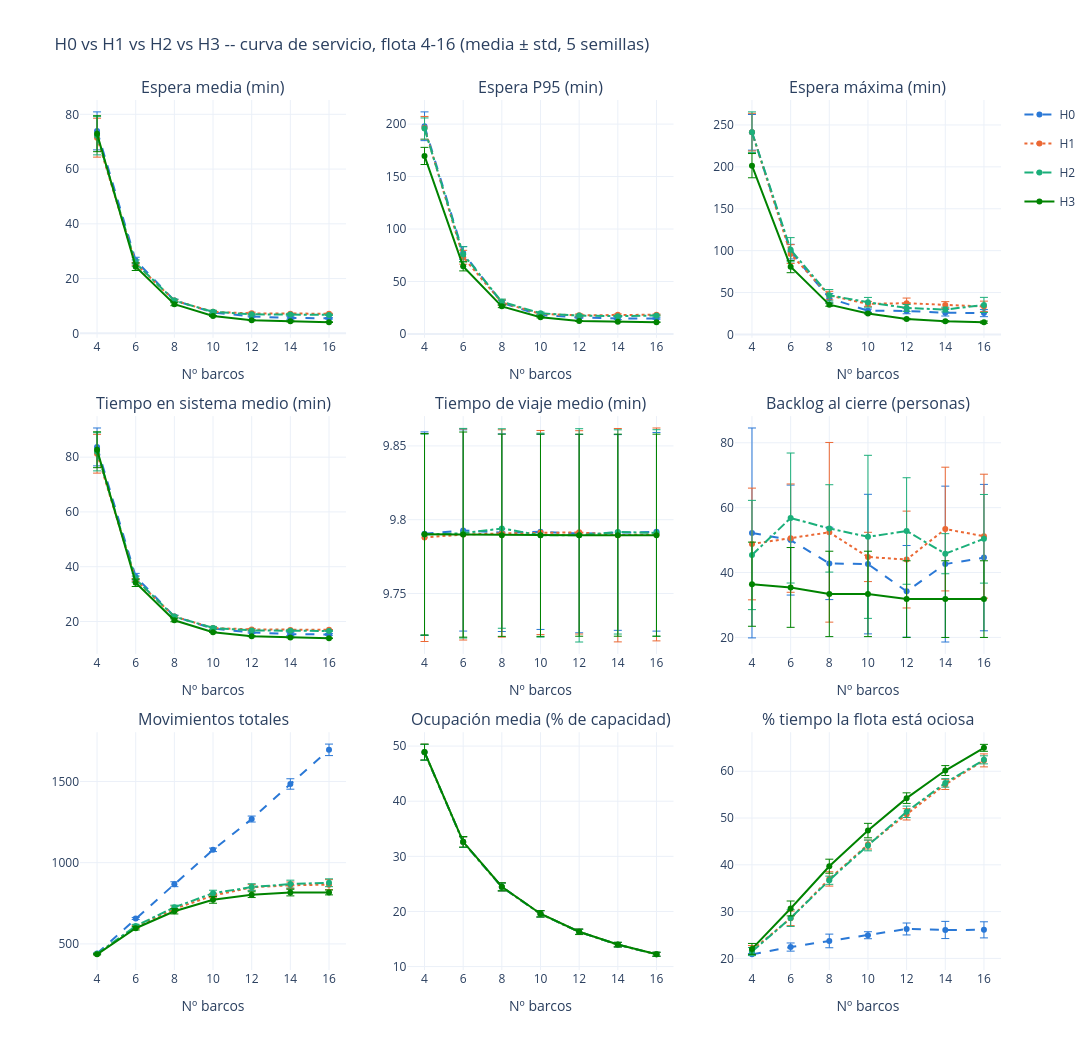

Source (notebook cell):
### Markdown cell above
## Curva de servicio -- 9 métricas, interactiva

### Code cell
from plotly.subplots import make_subplots
import plotly.graph_objects as go

politicas_orden = ["H0", "H1", "H2", "H3"]
COLOR = {"H0": "#2a78d6", "H1": "#eb6834", "H2": "#1baf7a", "H3": "#008300"}
DASH = {"H0": "dash", "H1": "dot", "H2": "dashdot", "H3": "solid"}

paneles = [
    ("espera_media_min", "Espera media (min)"),
    ("espera_p95_min", "Espera P95 (min)"),
    ("espera_max_min", "Espera máxima (min)"),
    ("sistema_medio_min", "Tiempo en sistema medio (min)"),
    ("viaje_medio_min", "Tiempo de viaje medio (min)"),
    ("backlog_final_total", "Backlog al cierre (personas)"),
    ("movimientos_totales", "Movimientos totales"),
    ("ocupacion_pct_capacidad", "Ocupación media (% de capacidad)"),
    ("pct_esperando_flota", "% tiempo la flota está ociosa"),
]

fig = make_subplots(rows=3, cols=3, subplot_titles=[p[1] for p in paneles], vertical_spacing=0.09)
for idx, (col, titulo) in enumerate(paneles):
    row, coln = idx // 3 + 1, idx % 3 + 1
    for pol in politicas_orden:
        sub = resumen[resumen["politica"] == pol].sort_values("num_barcos")
        fig.add_trace(go.Scatter(
            x=sub["num_barcos"], y=sub[f"{col}_mean"],
            error_y=dict(type="data", array=sub[f"{col}_std"], visible=True, thickness=1),
            mode="lines+markers", name=pol, line=dict(color=COLOR[pol], dash=DASH[pol]),
            legendgroup=pol, showlegend=(idx == 0),
            hovertemplate=f"{pol}<br>%{{x}} barcos<br>{titulo}: %{{y:.2f}}<extra></extra>",
        ), row=row, col=coln)
    fig.update_xaxes(title_text="Nº barcos", row=row, col=coln, tickmode="array", tickvals=FLOTAS)

fig.update_layout(height=1050, width=1150, template="plotly_white",
                   title="H0 vs H1 vs H2 vs H3 -- curva de servicio, flota 4-16 (media ± std, 5 semillas)")
fig.show()

### Figure 1 — Plotly figure (JSON) as saved in the notebook; plotly's stock layout.template omitted (floating-point values rounded to 4 significant figures)
{"data": [{"error_y": {"array": [6.935, 1.215, 0.4884, 0.41, 0.1715, 0.472, 0.2491], "thickness": 1, "type": "data", "visible": true}, "hovertemplate": "H0<br>%{x} barcos<br>Espera media (min): %{y:.2f}<extra></extra>", "legendgroup": "H0", "line": {"color": "#2a78d6", "dash": "dash"}, "mode": "lines+markers", "name": "H0", "showlegend": true, "type": "scatter", "x": [4, 6, 8, 10, 12, 14, 16], "xaxis": "x", "y": [73.95, 26.57, 12.03, 7.615, 6.178, 5.613, 5.476], "yaxis": "y"}, {"error_y": {"array": [7.108, 0.5317, 0.3648, 0.4078, 0.4218, 0.1815, 0.1582], "thickness": 1, "type": "data", "visible": true}, "hovertemplate": "H1<br>%{x} barcos<br>Espera media (min): %{y:.2f}<extra></extra>", "legendgroup": "H1", "line": {"color": "#eb6834", "dash": "dot"}, "mode": "lines+markers", "name": "H1", "showlegend": true, "type": "scatter", "x": [4, 6, 8, 10, 12, 14, 16], "xaxis": "x", "y": [71.47, 25.38, 12.01, 7.847, 7.3, 7.142, 7.162], "yaxis": "y"}, {"error_y": {"array": [6.989, 1.17, 0.4082, 0.5599, 0.2069, 0.268, 0.1984], "thickness": 1, "type": "data", "visible": true}, "hovertemplate": "H2<br>%{x} barcos<br>Espera media (min): %{y:.2f}<extra></extra>", "legendgroup": "H2", "line": {"color": "#1baf7a", "dash": "dashdot"}, "mode": "lines+markers", "name": "H2", "showlegend": true, "type": "scatter", "x": [4, 6, 8, 10, 12, 14, 16], "xaxis": "x", "y": [72.17, 25.65, 11.99, 7.848, 6.95, 6.847, 6.74], "yaxis": "y"}, {"error_y": {"array": [6.566, 1.37, 0.5488, 0.1761, 0.184, 0.1828, 0.1281], "thickness": 1, "type": "data", "visible": true}, "hovertemplate": "H3<br>%{x} barcos<br>Espera media (min): %{y:.2f}<extra></extra>", "legendgroup": "H3", "line": {"color": "#008300", "dash": "solid"}, "mode": "lines+markers", "name": "H3", "showlegend": true, "type": "scatter", "x": [4, 6, 8, 10, 12, 14, 16], "xaxis": "x", "y": [72.92, 24.32, 10.64, 6.305, 4.812, 4.389, 4.085], "yaxis": "y"}, {"error_y": {"array": [13.7, 6.125, 2.242, 0.7049, 0.5518, 1.145, 0.6793], "thickness": 1, "type": "data", "visible": true}, "hovertemplate": "H0<br>%{x} barcos<br>Espera P95 (min): %{y:.2f}<extra></extra>", "legendgroup": "H0", "line": {"color": "#2a78d6", "dash": "dash"}, "mode": "lines+markers", "name": "H0", "showlegend": false, "type": "scatter", "x": [4, 6, 8, 10, 12, 14, 16], "xaxis": "x2", "y": [197.9, 77.19, 29.7, 17.97, 15.71, 14.81, 14.78], "yaxis": "y2"}, {"error_y": {"array": [10.86, 6.601, 2.61, 0.7447, 1.351, 0.8224, 0.6394], "thickness": 1, "type": "data", "visible": true}, "hovertemplate": "H1<br>%{x} barcos<br>Espera P95 (min): %{y:.2f}<extra></extra>", "legendgroup": "H1", "line": {"color": "#eb6834", "dash": "dot"}, "mode": "lines+markers", "name": "H1", "showlegend": false, "type": "scatter", "x": [4, 6, 8, 10, 12, 14, 16], "xaxis": "x2", "y": [196.4, 73.09, 29.98, 19.1, 17.71, 18.22, 18.32], "yaxis": "y2"}, {"error_y": {"array": [10.13, 7.128, 2.525, 1.189, 0.5781, 0.4638, 0.5814], "thickness": 1, "type": "data", "visible": true}, "hovertemplate": "H2<br>%{x} barcos<br>Espera P95 (min): %{y:.2f}<extra></extra>", "legendgroup": "H2", "line": {"color": "#1baf7a", "dash": "dashdot"}, "mode": "lines+markers", "name": "H2", "showlegend": false, "type": "scatter", "x": [4, 6, 8, 10, 12, 14, 16], "xaxis": "x2", "y": [195.7, 75.94, 30.69, 19.69, 17.48, 16.95, 17.59], "yaxis": "y2"}, {"error_y": {"array": [8.174, 4.328, 1.229, 0.6303, 0.3509, 0.1622, 0.237], "thickness": 1, "type": "data", "visible": true}, "hovertemplate": "H3<br>%{x} barcos<br>Espera P95 (min): %{y:.2f}<extra></extra>", "legendgroup": "H3", "line": {"color": "#008300", "dash": "solid"}, "mode": "lines+markers", "name": "H3", "showlegend": false, "type": "scatter", "x": [4, 6, 8, 10, 12, 14, 16], "xaxis": "x2", "y": [169.7, 64.41, 26.31, 15.95, 12.27, 11.65, 11.23], "yaxis": "y2"}, {"error_y": {"array": [21.28, 8.746, 5.564, 1.921, 3.356, 3.943, 4.234], "thickness": 1, "type": "data", "visible": true}, "hovertemplate": "H0<br>%{x} barcos<br>Espera máxima (min): %{y:.2f}<extra></extra>", "legendgroup": "H0", "line": {"color": "#2a78d6", "dash": "dash"}, "mode": "lines+markers", "name": "H0", "showlegend": false, "type": "scatter", "x": [4, 6, 8, 10, 12, 14, 16], "xaxis": "x3", "y": [241.2, 98.86, 43.24, 28.38, 28.03, 25.96, 25.47], "yaxis": "y3"}, {"error_y": {"array": [22.46, 11.23, 5.088, 2.933, 6.154, 4.016, 6.292], "thickness": 1, "type": "data", "visible": true}, "hovertemplate": "H1<br>%{x} barcos<br>Espera máxima (min): %{y:.2f}<extra></extra>", "legendgroup": "H1", "line": {"color": "#eb6834", "dash": "dot"}, "mode": "lines+markers", "name": "H1", "showlegend": false, "type": "scatter", "x": [4, 6, 8, 10, 12, 14, 16], "xaxis": "x3", "y": [241.4, 95.93, 46.39, 36.48, 37.28, 35.13, 33.44], "yaxis": "y3"}, {"error_y": {"array": [24.19, 14.46, 6.838, 5.826, 4.147, 2.827, 9.048], "thickness": 1, "type": "data", "visible": true}, "hovertemplate": "H2<br>%{x} barcos<br>Espera máxima (min): %{y:.2f}<extra></extra>", "legendgroup": "H2", "line": {"color": "#1baf7a", "dash": "dashdot"}, "mode": "lines+markers", "name": "H2", "showlegend": false, "type": "scatter", "x": [4, 6, 8, 10, 12, 14, 16], "xaxis": "x3", "y": [241.4, 101.1, 46.73, 38.34, 31.64, 29.69, 35.2], "yaxis": "y3"}, {"error_y": {"array": [14.46, 7.233, 1.867, 0.6822, 0.7713, 0.87, 1.272], "thickness": 1, "type": "data", "visible": true}, "hovertemplate": "H3<br>%{x} barcos<br>Espera máxima (min): %{y:.2f}<extra></extra>", "legendgroup": "H3", "line": {"color": "#008300", "dash": "solid"}, "mode": "lines+markers", "name": "H3", "showlegend": false, "type": "scatter", "x": [4, 6, 8, 10, 12, 14, 16], "xaxis": "x3", "y": [201.4, 80.93, 35.51, 25.1, 18.36, 15.75, 14.66], "yaxis": "y3"}, {"error_y": {"array": [6.912, 1.202, 0.5294, 0.4184, 0.2001, 0.5264, 0.3059], "thickness": 1, "type": "data", "visible": true}, "hovertemplate": "H0<br>%{x} barcos<br>Tiempo en sistema medio (min): %{y:.2f}<extra></extra>", "legendgroup": "H0", "line": {"color": "#2a78d6", "dash": "dash"}, "mode": "lines+markers", "name": "H0", "showlegend": false, "type": "scatter", "x": [4, 6, 8, 10, 12, 14, 16], "xaxis": "x4", "y": [83.74, 36.36, 21.82, 17.41, 15.97, 15.4, 15.27], "yaxis": "y4"}, {"error_y": {"array": [7.081, 0.5038, 0.3829, 0.3755, 0.3627, 0.1735, 0.1128], "thickness": 1, "type": "data", "visible": true}, "hovertemplate": "H1<br>%{x} barcos<br>Tiempo en sistema medio (min): %{y:.2f}<extra></extra>", "legendgroup": "H1", "line": {"color": "#eb6834", "dash": "dot"}, "mode": "lines+markers", "name": "H1", "showlegend": false, "type": "scatter", "x": [4, 6, 8, 10, 12, 14, 16], "xaxis": "x4", "y": [81.25, 35.17, 21.8, 17.64, 17.09, 16.93, 16.95], "yaxis": "y4"}, {"error_y": {"array": [6.969, 1.133, 0.3695, 0.5548, 0.1911, 0.2602, 0.219], "thickness": 1, "type": "data", "visible": true}, "hovertemplate": "H2<br>%{x} barcos<br>Tiempo en sistema medio (min): %{y:.2f}<extra></extra>", "legendgroup": "H2", "line": {"color": "#1baf7a", "dash": "dashdot"}, "mode": "lines+markers", "name": "H2", "showlegend": false, "type": "scatter", "x": [4, 6, 8, 10, 12, 14, 16], "xaxis": "x4", "y": [81.96, 35.45, 21.79, 17.64, 16.74, 16.64, 16.53], "yaxis": "y4"}, {"error_y": {"array": [6.549, 1.341, 0.5296, 0.1332, 0.1559, 0.1597, 0.1151], "thickness": 1, "type": "data", "visible": true}, "hovertemplate": "H3<br>%{x} barcos<br>Tiempo en sistema medio (min): %{y:.2f}<extra></extra>", "legendgroup": "H3", "line": {"color": "#008300", "dash": "solid"}, "mode": "lines+markers", "name": "H3", "showlegend": false, "type": "scatter", "x": [4, 6, 8, 10, 12, 14, 16], "xaxis": "x4", "y": [82.71, 34.11, 20.43, 16.09, 14.6, 14.18, 13.87], "yaxis": "y4"}, {"error_y": {"array": [0.069, 0.06822, 0.06697, 0.06614, 0.06723, 0.06633, 0.06732], "thickness": 1, "type": "data", "visible": true}, "hovertemplate": "H0<br>%{x} barcos<br>Tiempo de viaje medio (min): %{y:.2f}<extra></extra>", "legendgroup": "H0", "line": {"color": "#2a78d6", "dash": "dash"}, "mode": "lines+markers", "name": "H0", "showlegend": false, "type": "scatter", "x": [4, 6, 8, 10, 12, 14, 16], "xaxis": "x5", "y": [9.791, 9.793, 9.791, 9.792, 9.791, 9.791, 9.792], "yaxis": "y5"}, {"error_y": {"array": [0.07048, 0.07153, 0.07027, 0.06917, 0.06891, 0.07232, 0.07215], "thickness": 1, "type": "data", "visible": true}, "hovertemplate": "H1<br>%{x} barcos<br>Tiempo de viaje medio (min): %{y:.2f}<extra></extra>", "legendgroup": "H1", "line": {"color": "#eb6834", "dash": "dot"}, "mode": "lines+markers", "name": "H1", "showlegend": false, "type": "scatter", "x": [4, 6, 8, 10, 12, 14, 16], "xaxis": "x5", "y": [9.788, 9.79, 9.791, 9.791, 9.791, 9.789, 9.79], "yaxis": "y5"}, {"error_y": {"array": [0.0681, 0.07103, 0.06761, 0.06912, 0.07229, 0.06921, 0.06998], "thickness": 1, "type": "data", "visible": true}, "hovertemplate": "H2<br>%{x} barcos<br>Tiempo de viaje medio (min): %{y:.2f}<extra></extra>", "legendgroup": "H2", "line": {"color": "#1baf7a", "dash": "dashdot"}, "mode": "lines+markers", "name": "H2", "showlegend": false, "type": "scatter", "x": [4, 6, 8, 10, 12, 14, 16], "xaxis": "x5", "y": [9.79, 9.791, 9.794, 9.79, 9.789, 9.792, 9.791], "yaxis": "y5"}, {"error_y": {"array": [0.06828, 0.06952, 0.06854, 0.06854, 0.06848, 0.06848, 0.06848], "thickness": 1, "type": "data", "visible": true}, "hovertemplate": "H3<br>%{x} barcos<br>Tiempo de viaje medio (min): %{y:.2f}<extra></extra>", "legendgroup": "H3", "line": {"color": "#008300", "dash": "solid"}, "mode": "lines+markers", "name": "H3", "showlegend": false, "type": "scatter", "x": [4, 6, 8, 10, 12, 14, 16], "xaxis": "x5", "y": [9.79, 9.79, 9.789, 9.789, 9.789, 9.789, 9.789], "yaxis": "y5"}, {"error_y": {"array": [32.36, 16.96, 11.14, 21.51, 14.13, 24.03, 22.57], "thickness": 1, "type": "data", "visible": true}, "hovertemplate": "H0<br>%{x} barcos<br>Backlog al cierre (personas): %{y:.2f}<extra></extra>", "legendgroup": "H0", "line": {"color": "#2a78d6", "dash": "dash"}, "mode": "lines+markers", "name": "H0", "showlegend": false, "type": "scatter", "x": [4, 6, 8, 10, 12, 14, 16], "xaxis": "x6", "y": [52.2, 50.0, 42.8, 42.6, 34.2, 42.6, 44.6], "yaxis": "y6"}, {"error_y": {"array": [17.22, 16.7, 27.7, 7.596, 14.93, 19.07, 19.11], "thickness": 1, "type": "data", "visible": true}, "hovertemplate": "H1<br>%{x} barcos<br>Backlog al cierre (personas): %{y:.2f}<extra></extra>", "legendgroup": "H1", "line": {"color": "#eb6834", "dash": "dot"}, "mode": "lines+markers", "name": "H1", "showlegend": false, "type": "scatter", "x": [4, 6, 8, 10, 12, 14, 16], "xaxis": "x6", "y": [48.8, 50.6, 52.4, 44.8, 44.0, 53.4, 51.2], "yaxis": "y6"}, {"error_y": {"array": [16.85, 20.04, 13.46, 25.14, 16.42, 6.181, 13.67], "thickness": 1, "type": "data", "visible": true}, "hovertemplate": "H2<br>%{x} barcos<br>Backlog al cierre (personas): %{y:.2f}<extra></extra>", "legendgroup": "H2", "line": {"color": "#1baf7a", "dash": "dashdot"}, "mode": "lines+markers", "name": "H2", "showlegend": false, "type": "scatter", "x": [4, 6, 8, 10, 12, 14, 16], "xaxis": "x6", "y": [45.4, 56.8, 53.6, 51.0, 52.8, 45.8, 50.4], "yaxis": "y6"}, {"error_y": {"array": [12.97, 12.3, 13.16, 13.16, 11.82, 11.82, 11.82], "thickness": 1, "type": "data", "visible": true}, "hovertemplate": "H3<br>%{x} barcos<br>Backlog al cierre (personas): %{y:.2f}<extra></extra>", "legendgroup": "H3", "line": {"color": "#008300", "dash": "solid"}, "mode": "lines+markers", "name": "H3", "showlegend": false, "type": "scatter", "x": [4, 6, 8, 10, 12, 14, 16], "xaxis": "x6", "y": [36.4, 35.4, 33.4, 33.4, 31.8, 31.8, 31.8], "yaxis": "y6"}, {"error_y": {"array": [2.074, 6.387, 15.09, 10.84, 18.32, 32.13, 35.38], "thickness": 1, "type": "data", "visible": true}, "hovertemplate": "H0<br>%{x} barcos<br>Movimientos totales: %{y:.2f}<extra></extra>", "legendgroup": "H0", "line": {"color": "#2a78d6", "dash": "dash"}, "mode": "lines+markers", "name": "H0", "showlegend": false, "type": "scatter", "x": [4, 6, 8, 10, 12, 14, 16], "xaxis": "x7", "y": [441.6, 656.4, 867.4, 1079.0, 1269.0, 1484.0, 1695.0], "yaxis": "y7"}, {"error_y": {"array": [3.606, 9.365, 17.56, 13.55, 18.12, 20.02, 30.94], "thickness": 1, "type": "data", "visible": true}, "hovertemplate": "H1<br>%{x} barcos<br>Movimientos totales: %{y:.2f}<extra></extra>", "legendgroup": "H1", "line": {"color": "#eb6834", "dash": "dot"}, "mode": "lines+markers", "name": "H1", "showlegend": false, "type": "scatter", "x": [4, 6, 8, 10, 12, 14, 16], "xaxis": "x7", "y": [438.0, 604.2, 716.0, 797.2, 848.4, 861.0, 864.6], "yaxis": "y7"}, {"error_y": {"array": [3.578, 9.935, 12.95, 18.49, 20.52, 24.04, 24.11], "thickness": 1, "type": "data", "visible": true}, "hovertemplate": "H2<br>%{x} barcos<br>Movimientos totales: %{y:.2f}<extra></extra>", "legendgroup": "H2", "line": {"color": "#1baf7a", "dash": "dashdot"}, "mode": "lines+markers", "name": "H2", "showlegend": false, "type": "scatter", "x": [4, 6, 8, 10, 12, 14, 16], "xaxis": "x7", "y": [439.4, 610.2, 725.4, 811.8, 849.8, 868.2, 876.4], "yaxis": "y7"}, {"error_y": {"array": [3.507, 11.01, 16.51, 20.91, 17.87, 20.28, 15.09], "thickness": 1, "type": "data", "visible": true}, "hovertemplate": "H3<br>%{x} barcos<br>Movimientos totales: %{y:.2f}<extra></extra>", "legendgroup": "H3", "line": {"color": "#008300", "dash": "solid"}, "mode": "lines+markers", "name": "H3", "showlegend": false, "type": "scatter", "x": [4, 6, 8, 10, 12, 14, 16], "xaxis": "x7", "y": [435.6, 596.6, 700.8, 771.2, 803.2, 815.8, 816.8], "yaxis": "y7"}, {"error_y": {"array": [1.433, 0.9593, 0.7347, 0.5785, 0.4816, 0.4185, 0.3652], "thickness": 1, "type": "data", "visible": true}, "hovertemplate": "H0<br>%{x} barcos<br>Ocupación media (% de capacidad): %{y:.2f}<extra></extra>", "legendgroup": "H0", "line": {"color": "#2a78d6", "dash": "dash"}, "mode": "lines+markers", "name": "H0", "showlegend": false, "type": "scatter", "x": [4, 6, 8, 10, 12, 14, 16], "xaxis": "x8", "y": [48.86, 32.59, 24.44, 19.56, 16.31, 13.97, 12.22], "yaxis": "y8"}, {"error_y": {"array": [1.464, 0.9419, 0.7227, 0.5762, 0.4881, 0.4085, 0.3534], "thickness": 1, "type": "data", "visible": true}, "hovertemplate": "H1<br>%{x} barcos<br>Ocupación media (% de capacidad): %{y:.2f}<extra></extra>", "legendgroup": "H1", "line": {"color": "#eb6834", "dash": "dot"}, "mode": "lines+markers", "name": "H1", "showlegend": false, "type": "scatter", "x": [4, 6, 8, 10, 12, 14, 16], "xaxis": "x8", "y": [48.87, 32.58, 24.43, 19.55, 16.29, 13.97, 12.22], "yaxis": "y8"}, {"error_y": {"array": [1.45, 0.973, 0.7042, 0.5825, 0.4733, 0.4048, 0.3553], "thickness": 1, "type": "data", "visible": true}, "hovertemplate": "H2<br>%{x} barcos<br>Ocupación media (% de capacidad): %{y:.2f}<extra></extra>", "legendgroup": "H2", "line": {"color": "#1baf7a", "dash": "dashdot"}, "mode": "lines+markers", "name": "H2", "showlegend": false, "type": "scatter", "x": [4, 6, 8, 10, 12, 14, 16], "xaxis": "x8", "y": [48.86, 32.58, 24.43, 19.55, 16.28, 13.97, 12.21], "yaxis": "y8"}, {"error_y": {"array": [1.438, 0.961, 0.7214, 0.5779, 0.4827, 0.4137, 0.362], "thickness": 1, "type": "data", "visible": true}, "hovertemplate": "H3<br>%{x} barcos<br>Ocupación media (% de capacidad): %{y:.2f}<extra></extra>", "legendgroup": "H3", "line": {"color": "#008300", "dash": "solid"}, "mode": "lines+markers", "name": "H3", "showlegend": false, "type": "scatter", "x": [4, 6, 8, 10, 12, 14, 16], "xaxis": "x8", "y": [48.92, 32.63, 24.48, 19.58, 16.32, 13.99, 12.24], "yaxis": "y8"}, {"error_y": {"array": [0.195, 0.8734, 1.458, 0.7469, 1.275, 1.835, 1.722], "thickness": 1, "type": "data", "visible": true}, "hovertemplate": "H0<br>%{x} barcos<br>% tiempo la flota está ociosa: %{y:.2f}<extra></extra>", "legendgroup": "H0", "line": {"color": "#2a78d6", "dash": "dash"}, "mode": "lines+markers", "name": "H0", "showlegend": false, "type": "scatter", "x": [4, 6, 8, 10, 12, 14, 16], "xaxis": "x9", "y": [20.86, 22.42, 23.73, 24.95, 26.28, 26.07, 26.1], "yaxis": "y9"}, {"error_y": {"array": [1.019, 1.553, 1.534, 0.9559, 1.209, 1.082, 1.388], "thickness": 1, "type": "data", "visible": true}, "hovertemplate": "H1<br>%{x} barcos<br>% tiempo la flota está ociosa: %{y:.2f}<extra></extra>", "legendgroup": "H1", "line": {"color": "#eb6834", "dash": "dot"}, "mode": "lines+markers", "name": "H1", "showlegend": false, "type": "scatter", "x": [4, 6, 8, 10, 12, 14, 16], "xaxis": "x9", "y": [21.73, 28.56, 36.99, 44.34, 50.79, 57.19, 62.32], "yaxis": "y9"}, {"error_y": {"array": [0.8624, 1.793, 0.8787, 1.149, 1.221, 0.9086, 0.8602], "thickness": 1, "type": "data", "visible": true}, "hovertemplate": "H2<br>%{x} barcos<br>% tiempo la flota está ociosa: %{y:.2f}<extra></extra>", "legendgroup": "H2", "line": {"color": "#1baf7a", "dash": "dashdot"}, "mode": "lines+markers", "name": "H2", "showlegend": false, "type": "scatter", "x": [4, 6, 8, 10, 12, 14, 16], "xaxis": "x9", "y": [21.46, 28.62, 36.71, 44.14, 51.34, 57.51, 62.44], "yaxis": "y9"}, {"error_y": {"array": [1.167, 1.592, 1.498, 1.544, 1.131, 1.055, 0.7424], "thickness": 1, "type": "data", "visible": true}, "hovertemplate": "H3<br>%{x} barcos<br>% tiempo la flota está ociosa: %{y:.2f}<extra></extra>", "legendgroup": "H3", "line": {"color": "#008300", "dash": "solid"}, "mode": "lines+markers", "name": "H3", "showlegend": false, "type": "scatter", "x": [4, 6, 8, 10, 12, 14, 16], "xaxis": "x9", "y": [22.02, 30.67, 39.7, 47.32, 54.25, 60.15, 65.0], "yaxis": "y9"}], "layout": {"annotations": [{"font": {"size": 16}, "showarrow": false, "text": "Espera media (min)", "x": 0.1444, "xanchor": "center", "xref": "paper", "y": 1, "yanchor": "bottom", "yref": "paper"}, {"font": {"size": 16}, "showarrow": false, "text": "Espera P95 (min)", "x": 0.5, "xanchor": "center", "xref": "paper", "y": 1, "yanchor": "bottom", "yref": "paper"}, {"font": {"size": 16}, "showarrow": false, "text": "Espera máxima (min)", "x": 0.8556, "xanchor": "center", "xref": "paper", "y": 1, "yanchor": "bottom", "yref": "paper"}, {"font": {"size": 16}, "showarrow": false, "text": "Tiempo en sistema medio (min)", "x": 0.1444, "xanchor": "center", "xref": "paper", "y": 0.6367, "yanchor": "bottom", "yref": "paper"}, {"font": {"size": 16}, "showarrow": false, "text": "Tiempo de viaje medio (min)", "x": 0.5, "xanchor": "center", "xref": "paper", "y": 0.6367, "yanchor": "bottom", "yref": "paper"}, {"font": {"size": 16}, "showarrow": false, "text": "Backlog al cierre (personas)", "x": 0.8556, "xanchor": "center", "xref": "paper", "y": 0.6367, "yanchor": "bottom", "yref": "paper"}, {"font": {"size": 16}, "showarrow": false, "text": "Movimientos totales", "x": 0.1444, "xanchor": "center", "xref": "paper", "y": 0.2733, "yanchor": "bottom", "yref": "paper"}, {"font": {"size": 16}, "showarrow": false, "text": "Ocupación media (% de capacidad)", "x": 0.5, "xanchor": "center", "xref": "paper", "y": 0.2733, "yanchor": "bottom", "yref": "paper"}, {"font": {"size": 16}, "showarrow": false, "text": "% tiempo la flota está ociosa", "x": 0.8556, "xanchor": "center", "xref": "paper", "y": 0.2733, "yanchor": "bottom", "yref": "paper"}], "height": 1050, "title": {"text": "H0 vs H1 vs H2 vs H3 -- curva de servicio, flota 4-16 (media ± std, 5 semillas)"}, "width": 1150, "xaxis": {"anchor": "y", "domain": [0, 0.2889], "tickmode": "array", "tickvals": [4, 6, 8, 10, 12, 14, 16], "title": {"text": "Nº barcos"}}, "xaxis2": {"anchor": "y2", "domain": [0.3556, 0.6444], "tickmode": "array", "tickvals": [4, 6, 8, 10, 12, 14, 16], "title": {"text": "Nº barcos"}}, "xaxis3": {"anchor": "y3", "domain": [0.7111, 1], "tickmode": "array", "tickvals": [4, 6, 8, 10, 12, 14, 16], "title": {"text": "Nº barcos"}}, "xaxis4": {"anchor": "y4", "domain": [0, 0.2889], "tickmode": "array", "tickvals": [4, 6, 8, 10, 12, 14, 16], "title": {"text": "Nº barcos"}}, "xaxis5": {"anchor": "y5", "domain": [0.3556, 0.6444], "tickmode": "array", "tickvals": [4, 6, 8, 10, 12, 14, 16], "title": {"text": "Nº barcos"}}, "xaxis6": {"anchor": "y6", "domain": [0.7111, 1], "tickmode": "array", "tickvals": [4, 6, 8, 10, 12, 14, 16], "title": {"text": "Nº barcos"}}, "xaxis7": {"anchor": "y7", "domain": [0, 0.2889], "tickmode": "array", "tickvals": [4, 6, 8, 10, 12, 14, 16], "title": {"text": "Nº barcos"}}, "xaxis8": {"anchor": "y8", "domain": [0.3556, 0.6444], "tickmode": "array", "tickvals": [4, 6, 8, 10, 12, 14, 16], "title": {"text": "Nº barcos"}}, "xaxis9": {"anchor": "y9", "domain": [0.7111, 1], "tickmode": "array", "tickvals": [4, 6, 8, 10, 12, 14, 16], "title": {"text": "Nº barcos"}}, "yaxis": {"anchor": "x", "domain": [0.7267, 1]}, "yaxis2": {"anchor": "x2", "domain": [0.7267, 1]}, "yaxis3": {"anchor": "x3", "domain": [0.7267, 1]}, "yaxis4": {"anchor": "x4", "domain": [0.3633, 0.6367]}, "yaxis5": {"anchor": "x5", "domain": [0.3633, 0.6367]}, "yaxis6": {"anchor": "x6", "domain": [0.3633, 0.6367]}, "yaxis7": {"anchor": "x7", "domain": [0, 0.2733]}, "yaxis8": {"anchor": "x8", "domain": [0, 0.2733]}, "yaxis9": {"anchor": "x9", "domain": [0, 0.2733]}}}
